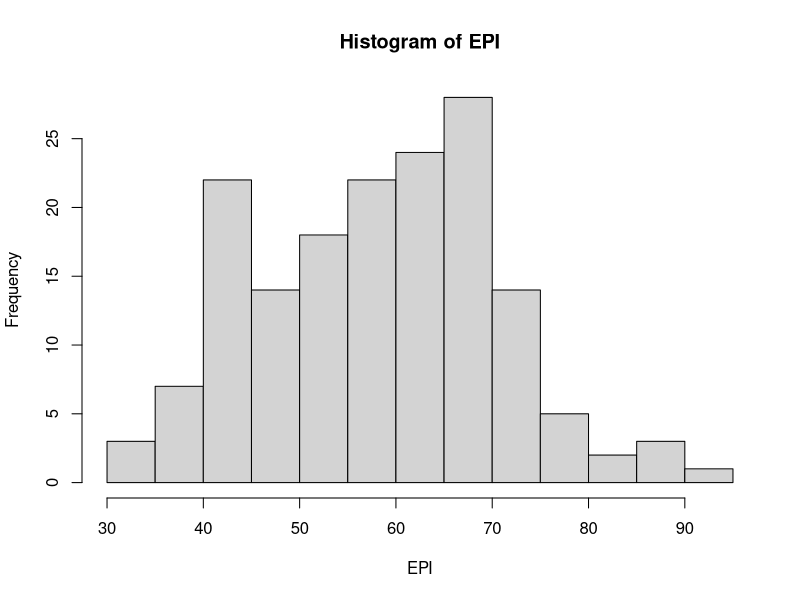
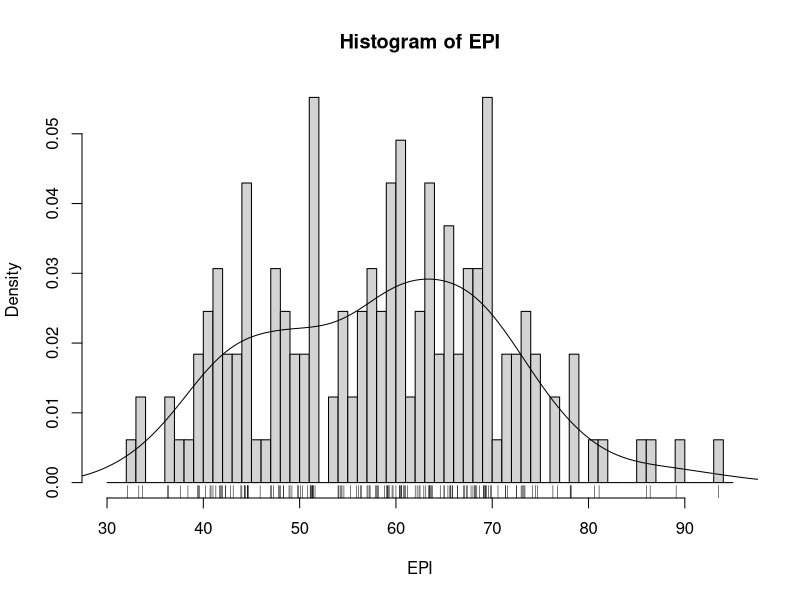
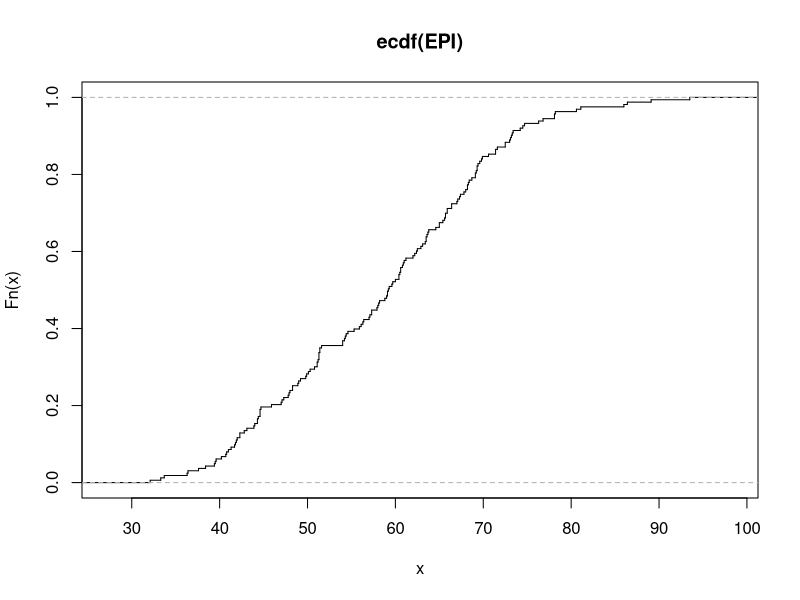
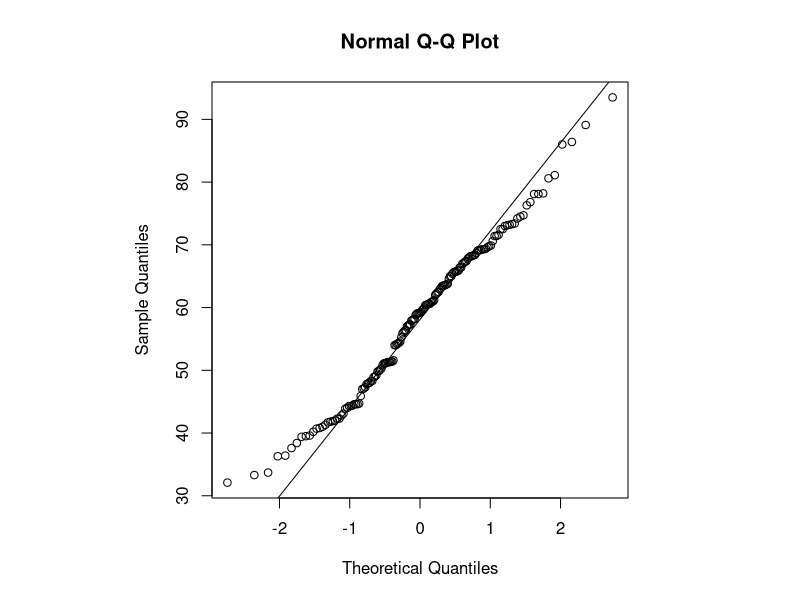
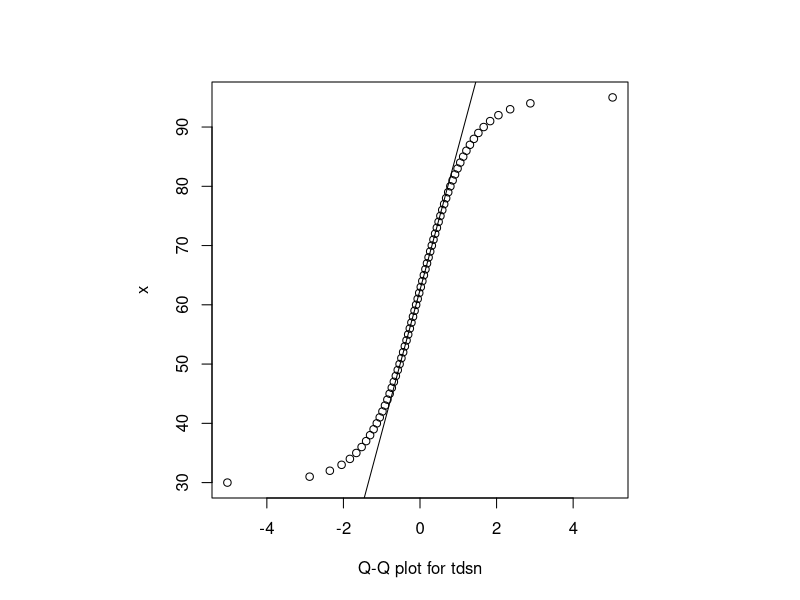
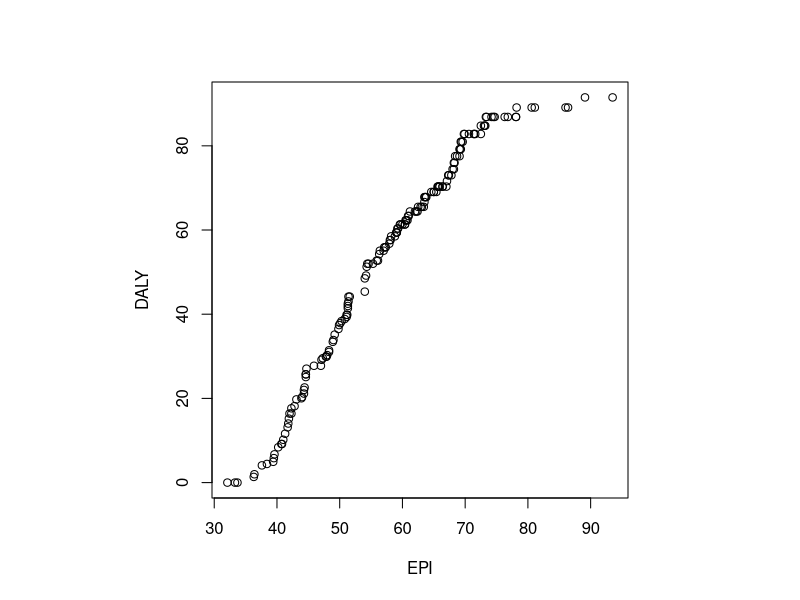

Write the R code that produced these figures, in order.
EPI_data <- read.csv("./Data/2010EPI_data.csv")
#or
#EPI_data <- read.xlsx("./Data/2010EPI_data.xls")
# Note: replace default data frame name – cannot start with numbers!
#?data.frame
#View(EPI_data)
#
attach(EPI_data) 	# sets the ‘default’ object
#fix(EPI_data) 	# launches a simple data editor
EPI 			# prints out values EPI_data$EPI
tf <- is.na(EPI) # records True values if the value is NA
E <- EPI[!tf] # filters out NA values, new array
summary(EPI)
stem(EPI)
hist(EPI)
hist(EPI, seq(30., 95., 1.0), prob=TRUE)
lines(density(EPI,na.rm=TRUE,bw="SJ"))
rug(EPI)

plot(ecdf(EPI), do.points=FALSE, verticals=TRUE)

par(pty="s")
qqnorm(EPI); qqline(EPI)

x<-seq(30,95,1)
x
qqplot(qt(ppoints(250), df = 5), x, xlab = "Q-Q plot for tdsn")
qqline(x)

qqplot(EPI, DALY)
qqline(DALY)

#other data
#GRUMP_data <- read.csv("./Data/GPW3_GRUMP_SummaryInformation_2010.csv")
#attach(GRUMP_data)
#tf2 <- is.na(GRUMP_data)
#GRUMP_filt <- na.omit(GRUMP_data)